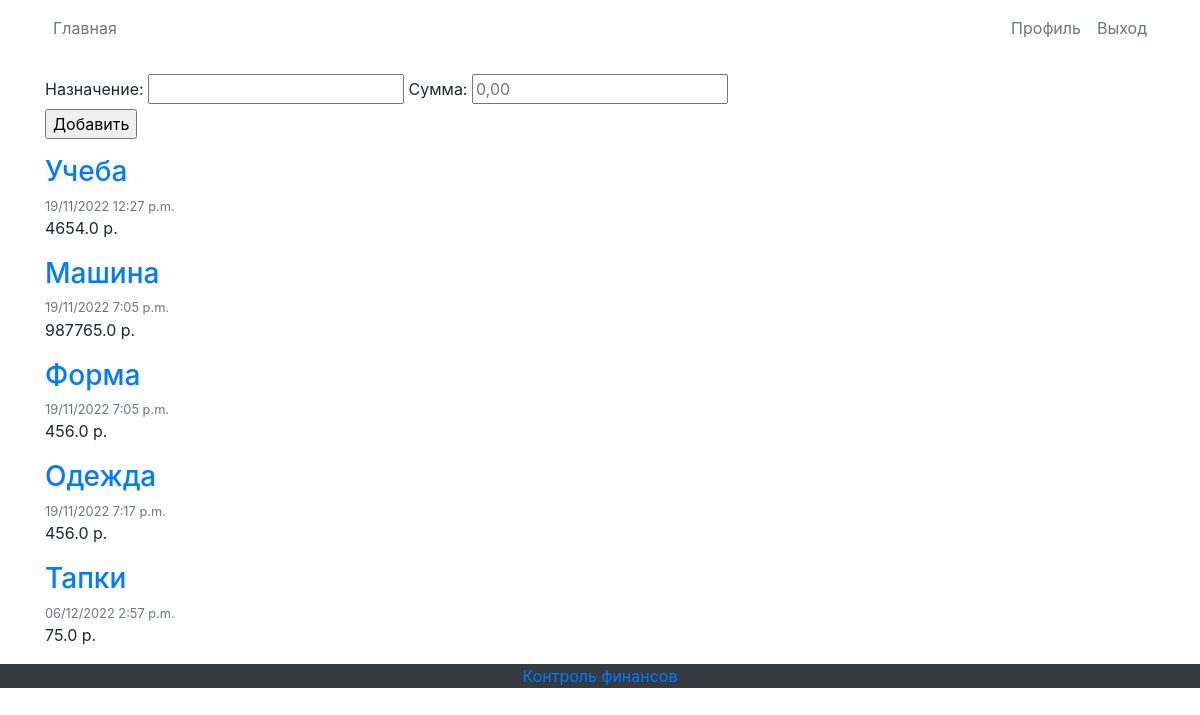
The app's page / (signed in) with its own data.
### my_site/models.py (models this page shows, shortened)
class Post(models.Model):
    title = models.CharField(max_length=100, verbose_name="На что")
    content = models.FloatField(verbose_name="Сколько")
    date_posted = models.DateTimeField(auto_now_add=True, verbose_name='Дата')

### my_site/views.py (the view)
# urls.py: 2. Add a URL to urlpatterns:  path('', views.home, name='home')
def home(request):
    context = {
        'posts': Post.objects.all()
    }
    return render(request, 'my_site/home.html', context)

### templates/my_site/home.html (shortened to what this page needs)
﻿{% extends "my_site/base.html" %}
{% block content %}
    <form method="POST">
        <label for="title">Назначение: </label>
            <input id="title" type="text" name="title" value='{{ posts.title }}'>
        <label for="content">Сумма: </label>
            <input id="content" type="number" step="0.01" min="0" placeholder="0,00" name="content" value='{{ posts.content }}'>
            <input type="submit" value="Добавить">
    </form>
    {% for post in posts %}
        <article class="media content-section">
          <div class="media-body">
            <h3><a class="article-title" href="#">{{ post.title }}</a></h3>
              <div class="article-metadata">
              <small class="text-muted">{{ post.date_posted|date:'d/m/Y f a'}} </small>
              </div>
            <p class="article-content">{{ post.content }} р.</p>
               <div class="col-md-4">
          </div>
        </article>
    {% endfor %}
{% endblock content %}

### templates/my_site/base.html (style rules this page uses)
body { margin-top: 50px; margin-left: 0; }

### records on screen
Post: title "Учеба", date_posted "19/11/2022 12:27 p.m.", content "4654.0"
Post: title "Машина", date_posted "19/11/2022 7:05 p.m.", content "987765.0"
Post: title "Форма", date_posted "19/11/2022 7:05 p.m.", content "456.0"
Post: title "Одежда", date_posted "19/11/2022 7:17 p.m.", content "456.0"
Post: title "Тапки", date_posted "06/12/2022 2:57 p.m.", content "75.0"
